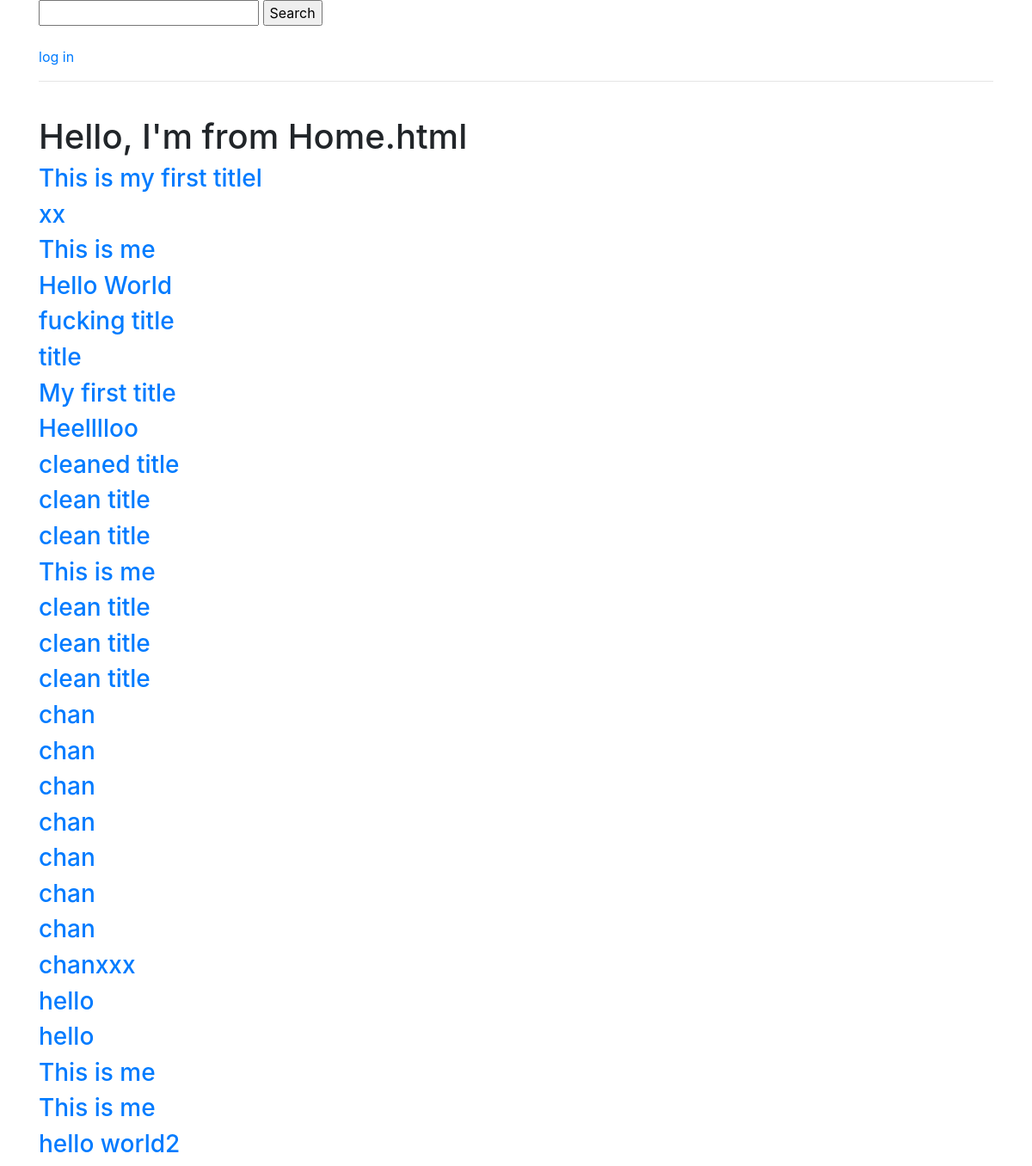
The page / on the database its author committed.
### articles/models.py (models this page shows)
class Article(models.Model):
    title = models.TextField()
    content = models.TextField()

### trydjango/views.py (the view)
# urls.py: 2. Add a URL to urlpatterns:  path('', views.home, name='home')
def home(request,id=None):
    all = Article.objects.all()
    return render(request,"home.html",{"context":all} )

### templates/home.html
{% extends 'base.html'%}
{% block content %}
<h1>Hello, I'm from Home.html</h1>
{% for x in context %}
    <a href="article/{{x.id}}"><h3>{{x.title}}</h3></a>
{% endfor %}
{% endblock content %}

### templates/base.html (shortened to what this page needs)
<!doctype html>
<html lang="en">
  <head>
    <link rel="stylesheet" href="https://cdn.jsdelivr.net/npm/bootstrap@4.1.3/dist/css/bootstrap.min.css">
  </head>
  <body>
    <div class="container">
      <form action="articles/" method="GET">
        <input type="text" name="q" >
        <input type="submit" value="Search" >
      </form>
      <br>
      {% if request.user.is_authenticated %}
      <a href="/logout/">log out</a>
      {% else %}
      <a href="/login/">log in</a>
      {% endif %}
      <hr>
      <br>
      {% block content %}
      {% endblock content %}
    </div>
  </body>
</html>

### rows shown on the page
Article: title "This is my first titlel"
Article: title "xx"
Article: title "This is me"
Article: title "Hello World"
Article: title "fucking title"
Article: title "title"
Article: title "My first title"
Article: title "Heelllloo"
Article: title "cleaned title"
Article: title "clean title"
Article: title "clean title"
Article: title "This is me"
Article: title "clean title"
Article: title "clean title"
Article: title "clean title"
Article: title "chan"
Article: title "chan"
Article: title "chan"
Article: title "chan"
Article: title "chan"
Article: title "chan"
Article: title "chan"
Article: title "chanxxx"
Article: title "hello"
Article: title "hello"
Article: title "This is me"
Article: title "This is me"
Article: title "hello world2"
